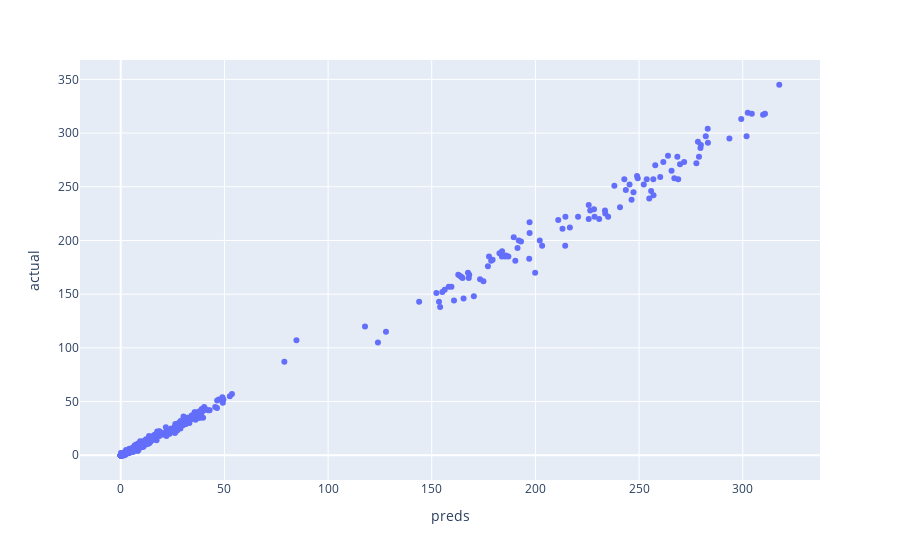

Write notebook code for a chart like this one.
### Code cell
# scatter plot of predictions
plot_df = pd.DataFrame({'preds': model['preds_full'], 'actual': y})
fig = px.scatter(plot_df, x="preds", y="actual")
fig.show()

### Figure 1 — Plotly figure (JSON) as saved in the notebook; plotly's stock layout.template omitted (floating-point values rounded to 4 significant figures; data arrays with more than 128 entries replaced by an {"elided": "..."} marker saying what was removed)
{"data": [{"hovertemplate": "preds=%{x}<br>actual=%{y}<extra></extra>", "legendgroup": "", "marker": {"color": "#636efa", "symbol": "circle"}, "mode": "markers", "name": "", "orientation": "v", "showlegend": false, "type": "scatter", "x": {"elided": "728 float values"}, "xaxis": "x", "y": {"elided": "728 int values"}, "yaxis": "y"}], "layout": {"legend": {"tracegroupgap": 0}, "margin": {"t": 60}, "xaxis": {"anchor": "y", "domain": [0, 1], "title": {"text": "preds"}}, "yaxis": {"anchor": "x", "domain": [0, 1], "title": {"text": "actual"}}}}
